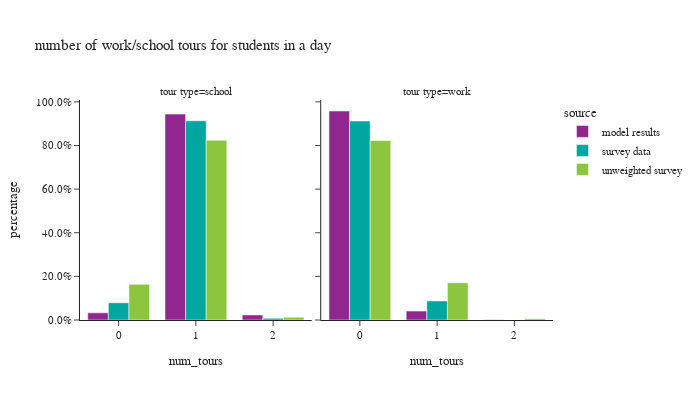

This figure's notebook cell:
### Code cell
# number of mandatory tours
df_plot = s_tour_data[['person_id','source','tour_type','tour_id','hh_weight_2017_2019']].groupby(['person_id','source','tour_type','hh_weight_2017_2019']).count().reset_index()

pivoted = df_plot.pivot(index=['person_id','source','hh_weight_2017_2019'], columns="tour_type", values="tour_id").fillna(0).reset_index()
df_plot = pivoted.melt(id_vars=['person_id','source','hh_weight_2017_2019'], var_name="tour_type")

df_plot['num_tours'] = df_plot['value']
df_plot['ws_weight'] = df_plot['hh_weight_2017_2019']
df_plot = df_plot.groupby(['source','tour_type','num_tours'])['ws_weight'].sum().reset_index()
df_plot = df_plot.merge(df_student_count, how='left', on='source')
df_plot['percentage'] = df_plot['ws_weight']/df_plot['hh_weight_2017_2019']

fig = px.bar(df_plot, x="num_tours", y="percentage", color="source",barmode="group",
             facet_col="tour_type",facet_row_spacing=0.2,
             title="number of work/school tours for students in a day")
fig.for_each_annotation(lambda a: a.update(text="tour type="+a.text.split("=")[-1]))
fig.update_layout(height=400, width=700)
fig.update_yaxes(tickformat=".1%")
fig.show()

### Figure 1 — Plotly figure (JSON) as saved in the notebook; plotly's stock layout.template omitted (floating-point values rounded to 4 significant figures)
{"data": [{"alignmentgroup": "True", "hovertemplate": "source=model results<br>tour_type=school<br>num_tours=%{x}<br>percentage=%{y}<extra></extra>", "legendgroup": "model results", "marker": {"color": "#91268F", "pattern": {"shape": ""}}, "name": "model results", "offsetgroup": "model results", "orientation": "v", "showlegend": true, "textposition": "auto", "type": "bar", "x": [0.0, 1.0, 2.0], "xaxis": "x", "y": [0.03278, 0.944, 0.02323], "yaxis": "y"}, {"alignmentgroup": "True", "hovertemplate": "source=model results<br>tour_type=work<br>num_tours=%{x}<br>percentage=%{y}<extra></extra>", "legendgroup": "model results", "marker": {"color": "#91268F", "pattern": {"shape": ""}}, "name": "model results", "offsetgroup": "model results", "orientation": "v", "showlegend": false, "textposition": "auto", "type": "bar", "x": [0.0, 1.0, 2.0], "xaxis": "x2", "y": [0.9581, 0.0409, 0.0009954], "yaxis": "y2"}, {"alignmentgroup": "True", "hovertemplate": "source=survey data<br>tour_type=school<br>num_tours=%{x}<br>percentage=%{y}<extra></extra>", "legendgroup": "survey data", "marker": {"color": "#00A7A0", "pattern": {"shape": ""}}, "name": "survey data", "offsetgroup": "survey data", "orientation": "v", "showlegend": true, "textposition": "auto", "type": "bar", "x": [0.0, 1.0, 2.0], "xaxis": "x", "y": [0.07902, 0.9134, 0.007614], "yaxis": "y"}, {"alignmentgroup": "True", "hovertemplate": "source=survey data<br>tour_type=work<br>num_tours=%{x}<br>percentage=%{y}<extra></extra>", "legendgroup": "survey data", "marker": {"color": "#00A7A0", "pattern": {"shape": ""}}, "name": "survey data", "offsetgroup": "survey data", "orientation": "v", "showlegend": false, "textposition": "auto", "type": "bar", "x": [0.0, 1.0, 2.0], "xaxis": "x2", "y": [0.9122, 0.08748, 0.0003034], "yaxis": "y2"}, {"alignmentgroup": "True", "hovertemplate": "source=unweighted survey<br>tour_type=school<br>num_tours=%{x}<br>percentage=%{y}<extra></extra>", "legendgroup": "unweighted survey", "marker": {"color": "#8CC63E", "pattern": {"shape": ""}}, "name": "unweighted survey", "offsetgroup": "unweighted survey", "orientation": "v", "showlegend": true, "textposition": "auto", "type": "bar", "x": [0.0, 1.0, 2.0], "xaxis": "x", "y": [0.1633, 0.8241, 0.01256], "yaxis": "y"}, {"alignmentgroup": "True", "hovertemplate": "source=unweighted survey<br>tour_type=work<br>num_tours=%{x}<br>percentage=%{y}<extra></extra>", "legendgroup": "unweighted survey", "marker": {"color": "#8CC63E", "pattern": {"shape": ""}}, "name": "unweighted survey", "offsetgroup": "unweighted survey", "orientation": "v", "showlegend": false, "textposition": "auto", "type": "bar", "x": [0.0, 1.0, 2.0], "xaxis": "x2", "y": [0.8229, 0.1709, 0.006281], "yaxis": "y2"}], "layout": {"annotations": [{"font": {}, "showarrow": false, "text": "tour type=school", "x": 0.245, "xanchor": "center", "xref": "paper", "y": 1.0, "yanchor": "bottom", "yref": "paper"}, {"font": {}, "showarrow": false, "text": "tour type=work", "x": 0.755, "xanchor": "center", "xref": "paper", "y": 1.0, "yanchor": "bottom", "yref": "paper"}], "barmode": "group", "height": 400, "legend": {"title": {"text": "source"}, "tracegroupgap": 0}, "title": {"text": "number of work/school tours for students in a day"}, "width": 700, "xaxis": {"anchor": "y", "domain": [0.0, 0.49], "title": {"text": "num_tours"}}, "xaxis2": {"anchor": "y2", "domain": [0.51, 1.0], "matches": "x", "title": {"text": "num_tours"}}, "yaxis": {"anchor": "x", "domain": [0.0, 1.0], "tickformat": ".1%", "title": {"text": "percentage"}}, "yaxis2": {"anchor": "x2", "domain": [0.0, 1.0], "matches": "y", "showticklabels": false, "tickformat": ".1%"}}}
